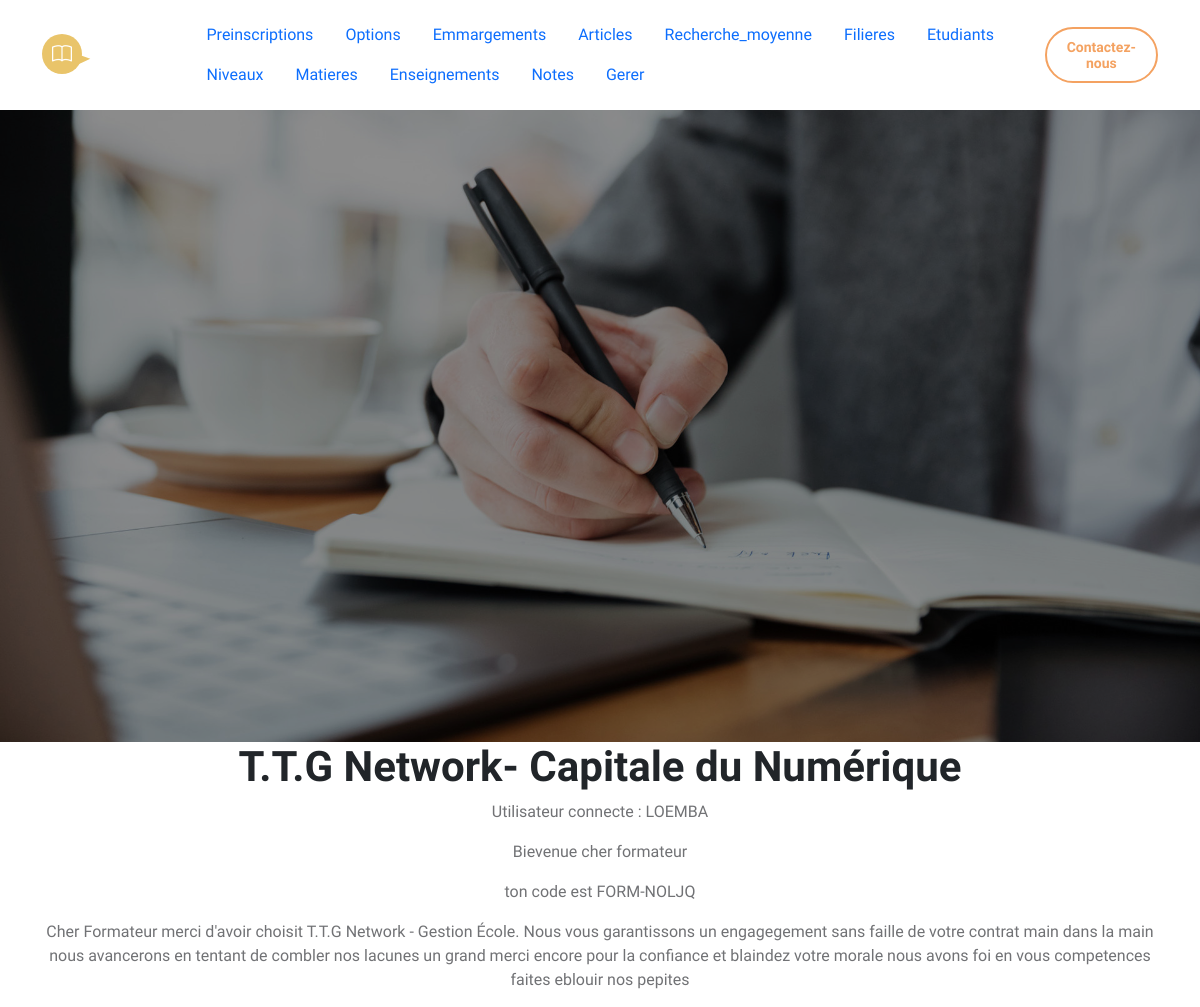
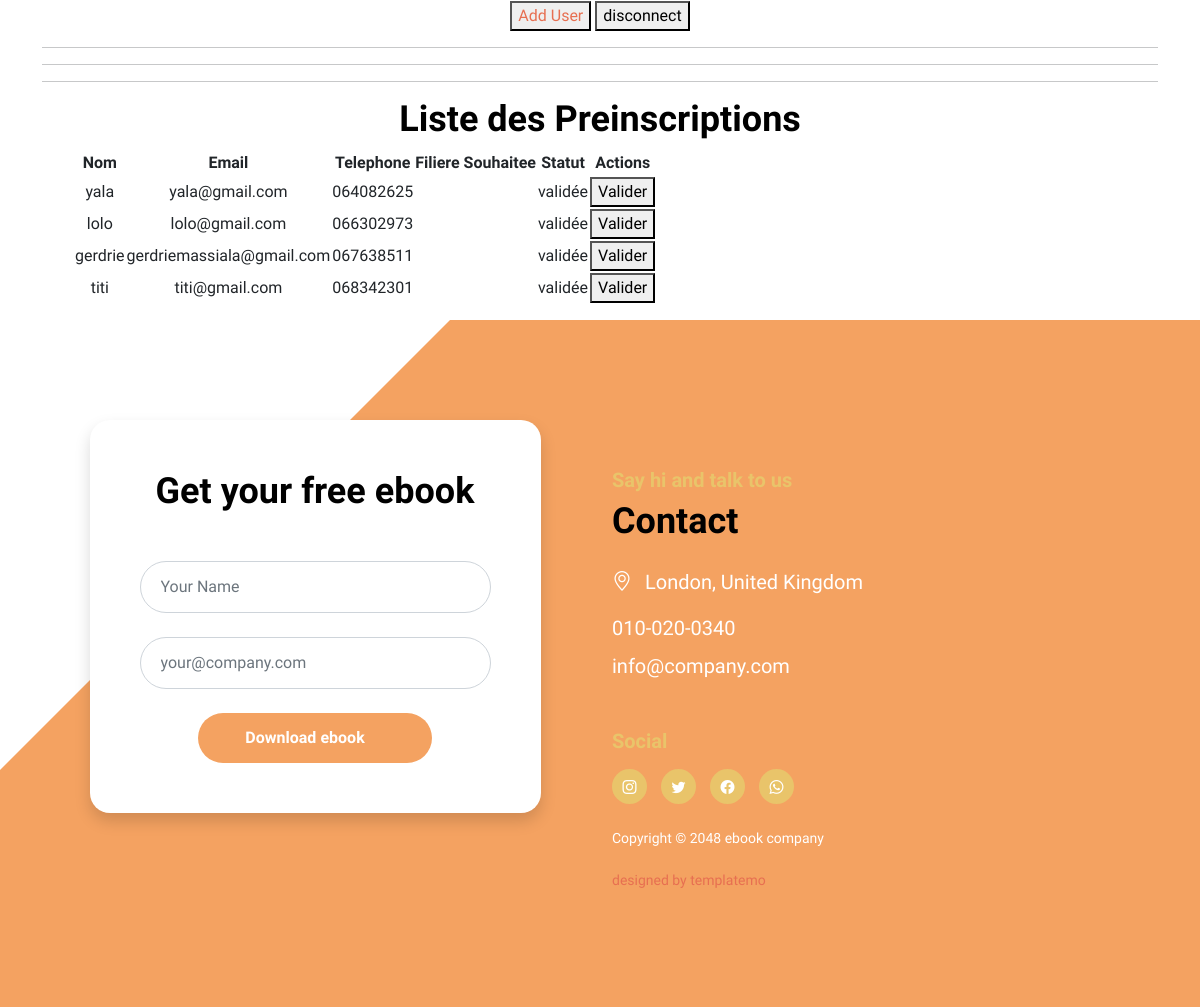
Screenshot of /preinscription (signed in) with the database file from the repository (2 pictures, top to bottom).
### core/models.py (models this page shows, shortened)
class User(AbstractUser):
    ROLES = (
        ('admin', 'Administrateur'),
        ('formateur', 'Formateur'),
        ('etudiant', 'Étudiant'),
        ('parent', 'Parent'),
    )
    role = models.CharField(max_length=20, choices=ROLES)
    code_formateur = models.CharField(max_length=10, unique=True, null=True, blank=True)
    code_parent = models.CharField(max_length=10, unique=True, null=True, blank=True)
    matricule = models.CharField(max_length=30, unique=True, null=True, blank=True)

class Preinscription(models.Model):
    nom = models.CharField(max_length=100)
    email = models.EmailField()
    telephone = models.CharField(max_length=20)
    option = models.ForeignKey(Option, on_delete=models.SET_NULL, null=True)
    niveau = models.ForeignKey(Niveau, on_delete=models.SET_NULL, null=True)
    statut = models.CharField(max_length=50, default='en attente')  # validée / rejetée...

### core/views.py (the view)
# urls.py: path('preinscription', views.preinscriptions_view, name='preinscription'),
@login_required
def preinscriptions_view(request):
    preinscriptions = Preinscription.objects.all()
    return render(request, 'liste_preinscriptions.html', {'preinscriptions': preinscriptions})

### core/templates/liste_preinscriptions.html (shortened to what this page needs)
{% extends "base.html" %}
{% block content %}
  <hr>
  <h2>Liste des Preinscriptions</h2>
  <ul>
      <table>
        <tr>
          <th>Nom</th>
          <th>Email</th>
          <th>Telephone</th>
          <th>Filiere Souhaitee</th>
          <th>Statut</th>
          <th>Actions</th>
        </tr>
        {% for preinscription in preinscriptions %}
        <tr>
          <td>{{ preinscription.nom }}</td>
          <td> {{ preinscription.email }}</td>
          <td> {{ preinscription.telephone }}</td>
          <td> {{ preinscription.filiere_souhaitee }}</td>
          <td> {{ preinscription.statut }}</td>
          <td>
            <a href="{% url 'valider_preinscription' preinscription.id %}"><button>Valider</button></a>
          </td>
        </tr>
        {% endfor %}
      </table>
  </ul>
{% endblock %}

### core/templates/base.html (shortened to what this page needs)
<!DOCTYPE html>
<html lang="fr">
  {% load static %}
<head>
        <link href="{% static 'css/bootstrap.min.css' %}" rel="stylesheet">
        <link href="{% static 'css/bootstrap-icons.css' %}" rel="stylesheet">
        <link href="{% static 'css/templatemo-ebook-landing.css' %}" rel="stylesheet">
    </head>
    <body>
        <main>
            <nav class="navbar navbar-expand-lg">
                <div class="container">
                    <a class="navbar-brand" href="index.html">
                        <i class="navbar-brand-icon bi-book me-2"></i>
                        <span>ebook</span>
                    </a>
                    <div class="collapse navbar-collapse" id="navbarNav">
                        <ul class="nav">
                            <li class="nav-item">
                                <a class="nav-link click-scroll" href="{% url 'preinscription' %}">Preinscriptions</a>
                            </li>
                            <li class="nav-item">
                                <a class="nav-link click-scroll" href="{% url 'options' %}">Options</a>
                            </li>
                            <li class="nav-item">
                                <a class="nav-link click-scroll" href="{% url 'liste_emargements' %}">Emmargements</a>
                            </li>
                            <li class="nav-item">
                              <a class="nav-link click-scroll" href="{% url 'article' %}">Articles</a>
                          </li>
                            <li class="nav-item">
                                <a class="nav-link click-scroll" href="{% url 'recherche_moyenne' %}">Recherche_moyenne</a>
                            </li>
                            <li class="nav-item">
                                <a class="nav-link click-scroll" href="{% url 'filiere' %}">Filieres</a>
                            </li>
                            <li class="nav-item">
                                <a class="nav-link click-scroll" href="{% url 'etudiant' %}">Etudiants</a>
                            </li>
                            <li class="nav-item">
                                <a class="nav-link click-scroll" href="{% url 'niveau' %}">Niveaux</a>
                            </li>
                            <li class="nav-item">
                                <a class="nav-link click-scroll" href="{% url 'matiere' %}">Matieres</a>
                            </li>
                            <li class="nav-item">
                                <a class="nav-link click-scroll" href="{% url 'enseignement' %}">Enseignements</a>
                            </li>
                            <li class="nav-item">
                                <a class="nav-link click-scroll" href="{% url 'note' %}">Notes</a>
                            </li>
                            <li class="nav-item">
                                <a class="nav-link click-scroll" href="{% url 'admin:index' %}">Gerer</a>
                            </li>
                        </ul>
                        <div class="d-none d-lg-block">
                            <a href="#" class="btn custom-btn custom-border-btn btn-naira btn-inverted">
                                <i class="btn-icon bi-cloud-download"></i>
                                <span>Contactez-nous</span>
                            </a>
                        </div>
                    </div>
                </div>
            </nav>
            <section class="hero-section d-flex justify-content-center align-items-center" id="section_1">
              <div class="container">
                  <div class="row">
                      <div class="hero-image-wrap col-lg-6 col-12 mt-3 mt-lg-0">
                      </div>
                  </div>
              </div>
          </section>
<section class="container" style="text-align: center;">
  <header>
    <h1>T.T.G Network- Capitale du Numérique </h1>
    <main>
        <p>Utilisateur connecte : {{user}}</p>
          {% if user.is_authenticated %}
          {% if user.role %}
          <p>Bievenue cher {{user.role}} </p>
          {% else %}
          <p>Bievenue cher Admin </p>
          {% endif %}
            {% if user.matricule %}
            <p>ton matricule est {{user.matricule}}</p>
            <p>
                Cher etudiant merci d'avoir choisit T.T.G Network - Gestion École.
                Nous vous garantissons un apprentissage serieux et rigoureux main dans
                la main nous avancerons en tentant de combler nos lacunes un grand merci
                encore pour la confiance et blaindez votre morale car la route sera longue
            </p>
            {% elif user.code_formateur %}
            <p>ton code est {{user.code_formateur}}</p>
            <p>
                Cher Formateur merci d'avoir choisit T.T.G Network - Gestion École.
                Nous vous garantissons un engagegement sans faille de votre contrat main
                dans la main nous avancerons en tentant de combler nos lacunes un grand merci
                encore pour la confiance et blaindez votre morale nous avons foi en vous
                competences faites eblouir nos pepites
            </p>
            {% else %}
              <p>
                Bienvenue sur la plateforme officielle de T.T.G Network - Gestion Ecole.
                Accèdez facilement à votre avenir académique
            </p>
            {% endif %}
          {% endif %}
        <button><a href="{% url 'urlregister' %}">Add User</a></button>
        <a href="{% url 'urllogout' %}"><button>disconnect</button></a>
        <hr>
        <hr>
      </main>
      {% block content %}{% endblock %}
    </section>
  <section class="contact-section section-padding" id="section_5">
    <div class="container">
        <div class="row">
            <div class="col-lg-5 col-12 mx-auto">
                <form class="custom-form ebook-download-form bg-white shadow" action="#" method="post" role="form">
                    <div class="text-center mb-5">
                        <h2 class="mb-1">Get your free ebook</h2>
                    </div>
                    <div class="ebook-download-form-body">
                        <div class="input-group mb-4">
                            <input type="text" name="ebook-form-name" id="ebook-form-name" class="form-control" aria-label="ebook-form-name" aria-describedby="basic-addon1" placeholder="Your Name" required>
                            <span class="input-group-text" id="basic-addon1">
                            </span>
                        </div>
                        <div class="input-group mb-4">
                            <input type="email" name="ebook-email" id="ebook-email" pattern="[^ @]*@[^ @]*" class="form-control" placeholder="your@company.com" aria-label="ebook-form-email" aria-describedby="basic-addon2" required="">
                            <span class="input-group-text" id="basic-addon2">
                            </span>
                        </div>
                        <div class="col-lg-8 col-md-10 col-8 mx-auto">
                            <button type="submit" class="form-control">Download ebook</button>
                        </div>
                    </div>
                </form>
            </div>
            <div class="col-lg-6 col-12">
                <h6 class="mt-5">Say hi and talk to us</h6>
                <h2 class="mb-4">Contact</h2>
                <p class="mb-3">
                    <i class="bi-geo-alt me-2"></i>
                    London, United Kingdom
                </p>
                <p class="mb-2">
                    <a href="tel: 010-020-0340" class="contact-link">
                        010-020-0340
                    </a>
                </p>
                <p>
                    <a href="mailto:info@company.com" class="contact-link">
                        info@company.com
                    </a>
                </p>
                <h6 class="site-footer-title mt-5 mb-3">Social</h6>
                <ul class="social-icon mb-4">
                    <li class="social-icon-item">
                        <a href="#" class="social-icon-link bi-instagram"></a>
                    </li>
                    <li class="social-icon-item">
                        <a href="#" class="social-icon-link bi-twitter"></a>
                    </li>
                    <li class="social-icon-item">
                        <a href="#" class="social-icon-link bi-facebook"></a>
                    </li>
                    <li class="social-icon-item">
                        <a href="#" class="social-icon-link bi-whatsapp"></a>
                    </li>
                </ul>
                <p class="copyright-text">Copyright © 2048 ebook company
                <br><br><a rel="nofollow" href="https://templatemo.com" target="_blank">designed by templatemo</a></p>
            </div>
        </div>
    </div>
</section>
</main>
</body>
</html>

### rows the page displays
User: username "LOEMBA", role "formateur", code_formateur "FORM-NOLJQ"
Preinscription: nom "yala", email "yala@gmail.com", telephone "064082625", statut "validée"
Preinscription: nom "lolo", email "lolo@gmail.com", telephone "066302973", statut "validée"
Preinscription: nom "gerdrie", email "gerdriemassiala@gmail.com", telephone "067638511", statut "validée"
Preinscription: nom "titi", email "titi@gmail.com", telephone "068342301", statut "validée"
